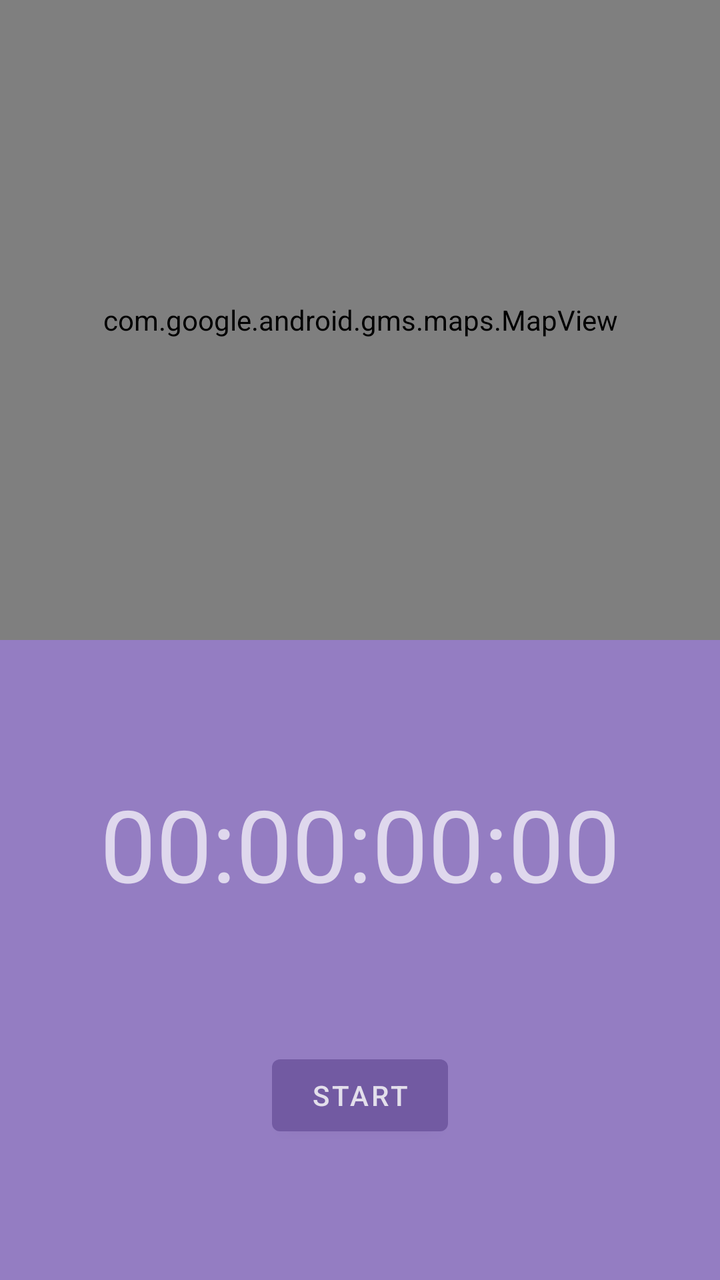
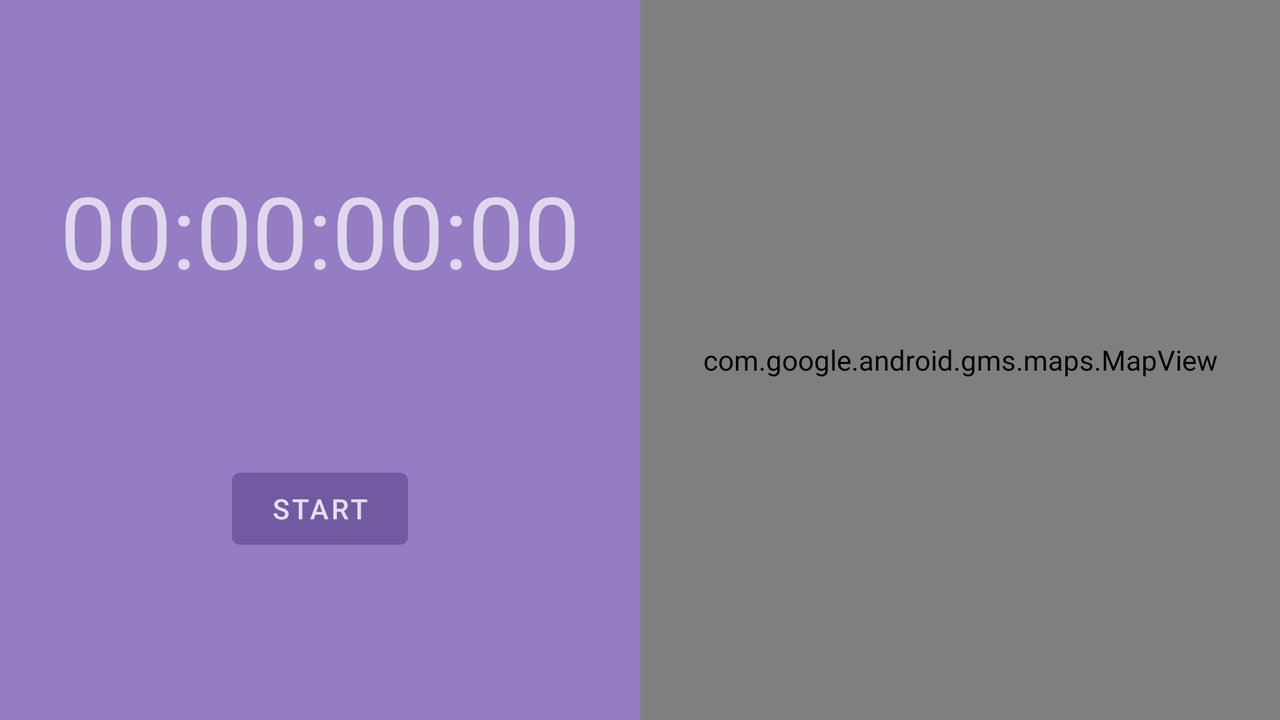

The same Android screen from two of the app's own layout files: first res/layout/ as a phone draws it, then the repository's variant for another configuration, drawn on a device whose configuration selects that folder. Both files follow.
<!-- AndroidManifest.xml: application theme AppTheme -->
<!-- res/layout/fragment_tracking.xml -->
<?xml version="1.0" encoding="utf-8"?>
<layout>

    <data>
        <import type="android.view.View"/>
    </data>

    <androidx.constraintlayout.widget.ConstraintLayout xmlns:android="http://schemas.android.com/apk/res/android"
        xmlns:app="http://schemas.android.com/apk/res-auto"
        xmlns:tools="http://schemas.android.com/tools"
        android:layout_width="match_parent"
        android:layout_height="match_parent">

        <androidx.constraintlayout.widget.ConstraintLayout
            android:id="@+id/clInnerLayout"
            android:layout_width="match_parent"
            android:layout_height="0dp"
            android:background="@color/md_purple_800"
            app:layout_constraintBottom_toBottomOf="parent"
            app:layout_constraintEnd_toEndOf="parent"
            app:layout_constraintHorizontal_bias="0.5"
            app:layout_constraintStart_toStartOf="parent"
            app:layout_constraintTop_toBottomOf="@+id/mapView">

            <com.google.android.material.textview.MaterialTextView
                android:id="@+id/tvTimer"
                android:layout_width="wrap_content"
                android:layout_height="wrap_content"
                android:text="00:00:00:00"
                android:textSize="50sp"
                app:layout_constraintBottom_toTopOf="@+id/btnToggleRun"
                app:layout_constraintEnd_toEndOf="parent"
                app:layout_constraintHorizontal_bias="0.5"
                app:layout_constraintStart_toStartOf="parent"
                app:layout_constraintTop_toTopOf="parent" />

            <com.google.android.material.button.MaterialButton
                android:id="@+id/btnToggleRun"
                android:layout_width="wrap_content"
                android:layout_height="wrap_content"
                android:text="@string/tracking_text_start"
                app:layout_constraintBottom_toBottomOf="parent"
                app:layout_constraintEnd_toStartOf="@+id/btnFinishRun"
                app:layout_constraintHorizontal_bias="0.5"
                app:layout_constraintStart_toStartOf="parent"
                app:layout_constraintTop_toBottomOf="@+id/tvTimer" />

            <com.google.android.material.button.MaterialButton
                android:id="@+id/btnFinishRun"
                android:layout_width="wrap_content"
                android:layout_height="wrap_content"
                android:text="@string/tracking_text_finish_run"
                android:visibility="gone"
                app:layout_constraintBottom_toBottomOf="parent"
                app:layout_constraintEnd_toEndOf="parent"
                app:layout_constraintHorizontal_bias="0.5"
                app:layout_constraintStart_toEndOf="@+id/btnToggleRun"
                app:layout_constraintTop_toBottomOf="@+id/tvTimer" />


        </androidx.constraintlayout.widget.ConstraintLayout>

        <com.google.android.material.textview.MaterialTextView
            android:id="@+id/tvLetsGo"
            android:layout_width="wrap_content"
            android:layout_height="wrap_content"
            android:text="Let's go, USERNAME!"
            android:textAlignment="center"
            android:textSize="50sp"
            android:visibility="gone"
            app:layout_constraintBottom_toTopOf="@+id/clInnerLayout"
            app:layout_constraintEnd_toEndOf="parent"
            app:layout_constraintHorizontal_bias="0.5"
            app:layout_constraintStart_toStartOf="parent"
            app:layout_constraintTop_toTopOf="parent" />

        <com.google.android.gms.maps.MapView
            android:id="@+id/mapView"
            android:layout_width="match_parent"
            android:layout_height="0dp"
            app:layout_constraintBottom_toTopOf="@+id/clInnerLayout"
            app:layout_constraintEnd_toEndOf="parent"
            app:layout_constraintHorizontal_bias="0.5"
            app:layout_constraintStart_toStartOf="parent"
            app:layout_constraintTop_toTopOf="parent" />

    </androidx.constraintlayout.widget.ConstraintLayout>
</layout>
<!-- resources referenced by this layout -->
<resources>
  <color name="md_purple_800">#947dc2</color>
  <string name="tracking_text_finish_run">Finish Run</string>
  <string name="tracking_text_start">Start</string>
  <style name="AppTheme" parent="Theme.MaterialComponents.NoActionBar">
          
          <item name="colorPrimary">@color/md_purple_900</item>
          <item name="colorSecondary">@color/md_purple_500</item>
          <item name="android:colorBackground">@color/md_purple_700</item>
          <item name="colorError">@color/errorColor</item>
  
          
          <item name="colorPrimaryVariant">@android:color/white</item>
          <item name="colorSecondaryVariant">@color/md_purple_400</item>
          
          <item name="colorSurface">@color/md_purple_900</item>
          <item name="colorOnPrimary">@color/md_purple_50</item>
          <item name="colorOnSecondary">@color/md_purple_50</item>
          <item name="colorOnBackground">@color/md_purple_50</item>
          <item name="colorOnError">@android:color/black</item>
          <item name="colorOnSurface">@android:color/white</item>
          <item name="scrimBackground">@color/mtrl_scrim_color</item>
          <item name="textAppearanceHeadline1">@style/TextAppearance.MaterialComponents.Headline1</item>
          <item name="textAppearanceHeadline2">@style/TextAppearance.MaterialComponents.Headline2</item>
          <item name="textAppearanceHeadline3">@style/TextAppearance.MaterialComponents.Headline3</item>
          <item name="textAppearanceHeadline4">@style/TextAppearance.MaterialComponents.Headline4</item>
          <item name="textAppearanceHeadline5">@style/TextAppearance.MaterialComponents.Headline5</item>
          <item name="textAppearanceHeadline6">@style/TextAppearance.MaterialComponents.Headline6</item>
          <item name="textAppearanceSubtitle1">@style/TextAppearance.MaterialComponents.Subtitle1</item>
          <item name="textAppearanceSubtitle2">@style/TextAppearance.MaterialComponents.Subtitle2</item>
          <item name="textAppearanceBody1">@style/TextAppearance.MaterialComponents.Body1</item>
          <item name="textAppearanceBody2">@style/TextAppearance.MaterialComponents.Body2</item>
          <item name="textAppearanceCaption">@style/TextAppearance.MaterialComponents.Caption</item>
          <item name="textAppearanceButton">@style/TextAppearance.MaterialComponents.Button</item>
          <item name="textAppearanceOverline">@style/TextAppearance.MaterialComponents.Overline</item>
  
          <item name="alertDialogTheme">@style/AlertDialogTheme</item>
      </style>
  <color name="md_purple_900">#684e9c</color>
  <color name="md_purple_500">#907fb2</color>
  <color name="md_purple_700">#947dc2</color>
  <color name="errorColor">#D50000</color>
  <color name="md_purple_400">#9e8fbb</color>
  <color name="md_purple_50">#E3DFEB</color>
  <style name="AlertDialogTheme" parent="ThemeOverlay.MaterialComponents.Dialog.Alert">
          <item name="buttonBarPositiveButtonStyle">@style/PositiveButtonStyle</item>
          <item name="buttonBarNegativeButtonStyle">@style/NegativeButtonStyle</item>
      </style>
  <style name="PositiveButtonStyle" parent="Widget.MaterialComponents.Button.TextButton.Dialog">
          <item name="android:textColor">@color/colorAccent</item>
      </style>
  <style name="NegativeButtonStyle" parent="Widget.MaterialComponents.Button.TextButton.Dialog">
          <item name="android:textColor">@color/colorAccent</item>
      </style>
  <color name="colorAccent">#ede9f5</color>
</resources>
<!-- res/layout-land/fragment_tracking.xml (the repository's variant of the layout above) -->
<!-- drawn on the phone turned sideways -->
<?xml version="1.0" encoding="utf-8"?>
<androidx.constraintlayout.widget.ConstraintLayout xmlns:android="http://schemas.android.com/apk/res/android"
    xmlns:app="http://schemas.android.com/apk/res-auto"
    xmlns:tools="http://schemas.android.com/tools"
    android:layout_width="match_parent"
    android:layout_height="match_parent">

    <androidx.constraintlayout.widget.ConstraintLayout
        android:id="@+id/clInnerLayout"
        android:layout_width="0dp"
        android:layout_height="0dp"
        android:background="@color/md_purple_800"
        app:layout_constraintBottom_toBottomOf="parent"
        app:layout_constraintEnd_toStartOf="@+id/mapView"
        app:layout_constraintHorizontal_bias="0.5"
        app:layout_constraintStart_toStartOf="parent"
        app:layout_constraintTop_toTopOf="parent">

        <com.google.android.material.textview.MaterialTextView
            android:id="@+id/tvTimer"
            android:layout_width="wrap_content"
            android:layout_height="wrap_content"
            android:text="00:00:00:00"
            android:textSize="50sp"
            app:layout_constraintBottom_toTopOf="@+id/btnToggleRun"
            app:layout_constraintEnd_toEndOf="parent"
            app:layout_constraintHorizontal_bias="0.5"
            app:layout_constraintStart_toStartOf="parent"
            app:layout_constraintTop_toTopOf="parent" />

        <com.google.android.material.button.MaterialButton
            android:id="@+id/btnToggleRun"
            android:layout_width="wrap_content"
            android:layout_height="wrap_content"
            android:text="Start"
            app:layout_constraintBottom_toBottomOf="parent"
            app:layout_constraintEnd_toStartOf="@+id/btnFinishRun"
            app:layout_constraintHorizontal_bias="0.5"
            app:layout_constraintStart_toStartOf="parent"
            app:layout_constraintTop_toBottomOf="@+id/tvTimer" />

        <com.google.android.material.button.MaterialButton
            android:id="@+id/btnFinishRun"
            android:layout_width="wrap_content"
            android:layout_height="wrap_content"
            android:text="Finish run"
            android:visibility="gone"
            app:layout_constraintBottom_toBottomOf="parent"
            app:layout_constraintEnd_toEndOf="parent"
            app:layout_constraintHorizontal_bias="0.5"
            app:layout_constraintStart_toEndOf="@+id/btnToggleRun"
            app:layout_constraintTop_toBottomOf="@+id/tvTimer" />

    </androidx.constraintlayout.widget.ConstraintLayout>

    <com.google.android.gms.maps.MapView
        android:id="@+id/mapView"
        android:layout_width="0dp"
        android:layout_height="0dp"
        android:visibility="visible"
        app:layout_constraintBottom_toBottomOf="parent"
        app:layout_constraintEnd_toEndOf="parent"
        app:layout_constraintHorizontal_bias="0.5"
        app:layout_constraintStart_toEndOf="@+id/clInnerLayout"
        app:layout_constraintTop_toTopOf="parent" />

</androidx.constraintlayout.widget.ConstraintLayout>
<!-- resources referenced by the variant -->
<!-- as the phone turned sideways resolves them -->
<resources>
  <color name="md_purple_800">#947dc2</color>
  <style name="AppTheme" parent="Theme.MaterialComponents.NoActionBar">
          
          <item name="colorPrimary">@color/md_purple_900</item>
          <item name="colorSecondary">@color/md_purple_500</item>
          <item name="android:colorBackground">@color/md_purple_700</item>
          <item name="colorError">@color/errorColor</item>
  
          
          <item name="colorPrimaryVariant">@android:color/white</item>
          <item name="colorSecondaryVariant">@color/md_purple_400</item>
          
          <item name="colorSurface">@color/md_purple_900</item>
          <item name="colorOnPrimary">@color/md_purple_50</item>
          <item name="colorOnSecondary">@color/md_purple_50</item>
          <item name="colorOnBackground">@color/md_purple_50</item>
          <item name="colorOnError">@android:color/black</item>
          <item name="colorOnSurface">@android:color/white</item>
          <item name="scrimBackground">@color/mtrl_scrim_color</item>
          <item name="textAppearanceHeadline1">@style/TextAppearance.MaterialComponents.Headline1</item>
          <item name="textAppearanceHeadline2">@style/TextAppearance.MaterialComponents.Headline2</item>
          <item name="textAppearanceHeadline3">@style/TextAppearance.MaterialComponents.Headline3</item>
          <item name="textAppearanceHeadline4">@style/TextAppearance.MaterialComponents.Headline4</item>
          <item name="textAppearanceHeadline5">@style/TextAppearance.MaterialComponents.Headline5</item>
          <item name="textAppearanceHeadline6">@style/TextAppearance.MaterialComponents.Headline6</item>
          <item name="textAppearanceSubtitle1">@style/TextAppearance.MaterialComponents.Subtitle1</item>
          <item name="textAppearanceSubtitle2">@style/TextAppearance.MaterialComponents.Subtitle2</item>
          <item name="textAppearanceBody1">@style/TextAppearance.MaterialComponents.Body1</item>
          <item name="textAppearanceBody2">@style/TextAppearance.MaterialComponents.Body2</item>
          <item name="textAppearanceCaption">@style/TextAppearance.MaterialComponents.Caption</item>
          <item name="textAppearanceButton">@style/TextAppearance.MaterialComponents.Button</item>
          <item name="textAppearanceOverline">@style/TextAppearance.MaterialComponents.Overline</item>
  
          <item name="alertDialogTheme">@style/AlertDialogTheme</item>
      </style>
  <color name="md_purple_900">#684e9c</color>
  <color name="md_purple_500">#907fb2</color>
  <color name="md_purple_700">#947dc2</color>
  <color name="errorColor">#D50000</color>
  <color name="md_purple_400">#9e8fbb</color>
  <color name="md_purple_50">#E3DFEB</color>
  <style name="AlertDialogTheme" parent="ThemeOverlay.MaterialComponents.Dialog.Alert">
          <item name="buttonBarPositiveButtonStyle">@style/PositiveButtonStyle</item>
          <item name="buttonBarNegativeButtonStyle">@style/NegativeButtonStyle</item>
      </style>
  <style name="PositiveButtonStyle" parent="Widget.MaterialComponents.Button.TextButton.Dialog">
          <item name="android:textColor">@color/colorAccent</item>
      </style>
  <style name="NegativeButtonStyle" parent="Widget.MaterialComponents.Button.TextButton.Dialog">
          <item name="android:textColor">@color/colorAccent</item>
      </style>
  <color name="colorAccent">#ede9f5</color>
</resources>
